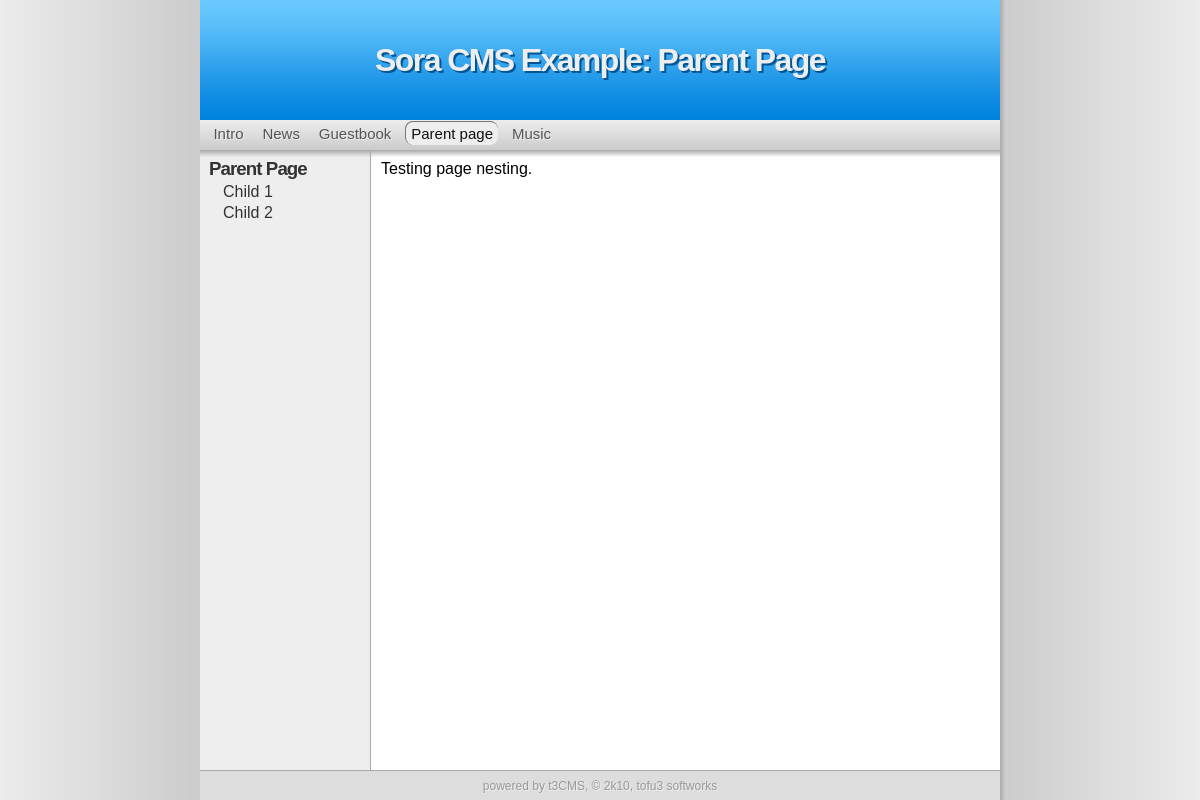
The page /?page=subs on the database its author committed.
### tables this page shows
CREATE TABLE "sora_settings" ("name" TEXT check(typeof("name") = 'text') , "type" INTEGER, "value" TEXT check(typeof("value") = 'text') , "id" INTEGER PRIMARY KEY  AUTOINCREMENT  NOT NULL );

CREATE TABLE "sora_pages" ("id" INTEGER PRIMARY KEY  NOT NULL ,"name" TEXT,"type" TEXT,"content" TEXT,"title" TEXT,"sub" TEXT DEFAULT _ , "special" INTEGER DEFAULT 0);

CREATE TABLE "sora_menus" ("id" INTEGER PRIMARY KEY  AUTOINCREMENT  NOT NULL , "menu" INTEGER NOT NULL  DEFAULT 0, "label" TEXT, "type" TEXT DEFAULT page, "link" TEXT, "sorting" INTEGER DEFAULT 0);

### inc/inc.settings.php (called while the page is built)
<?php
$_S['pageName'] = 't3cmsTestAlpha';
$_S['pageRoot'] = 'http://tofu3.ath.cx/t3cms/';
$_S['dbType'] = 'sqlite';
$_S['dbName'] = '';
$_S['dbPath'] = 'db/alpha.db';
$_S['dbUser'] = '';
$_S['dbPass'] = '';
$_S['dbPrfix'] = 'sora_';
$_S['dbConnectionString'] = $_S['dbType'].':'.$_S['dbPath'];
?>

### inc/inc.db.php (called while the page is built, shortened)
<?php
 $_DBp = $_S['dbPrfix'];
 try {
  $_DB = new PDO($_S['dbConnectionString'],$_S['dbUser'],$_S['dbPass']);
 }
 catch (Exception $e) {
	print '<pre>Database error.';
    print_r($e);
    print '</pre>';
	die();
 }
 function db_setting($name){
    global $_DB, $_DBp;
    $q = $_DB->query("SELECT value FROM {$_DBp}settings WHERE name='$name'");
    $r = $q->fetch();
    return $r[0];
 }
 function db_page($name) {
    global $_DB, $_DBp;
    $q = $_DB->query("SELECT * FROM {$_DBp}pages WHERE name='$name'");
    $r = $q->fetch();
    return $r;
 }
 function db_subpages($sub){
    global $_DB, $_DBp;
    foreach($_DB->query("SELECT * FROM {$_DBp}pages WHERE sub='$sub'") as $r){
        $o[] = $r;
    }
    return $o;
 }
 function db_titlefromname($name){
    global $_DB, $_DBp;
    $q = $_DB->query("SELECT title FROM {$_DBp}pages WHERE name='$name'");
    $r = $q->fetch();
    return $r[0];
 }
?>

### inc/inc.page.php (called while the page is built, shortened)
<?php
 include_once('inc/inc.db.php');
 function get_page($override = 0){
    if(!$override){
        $default = db_setting('default_page');
        @$page=$_GET['page']?$_GET['page']:$default;
    }
    else {
        $page = $override;
    }
    $pagedata = db_page($page);
    return array($pagedata['title'],$pagedata['type'],$pagedata['content'],$page,$pagedata['id'],$pagedata['sub']);
 }
?>

### inc/inc.debug.php (called while the page is built, shortened)
<?php
 function d_getdbasarray(){
    global $_DB,$_DBp;
    $d_inctables = array('settings','pt_guestbook','pages');
    $DBC = array();
    foreach ($d_inctables as $t){
        $i = 0;
        foreach ($_DB->query("SELECT * from {$_DBp}$t") as $r){
            $i++;
                foreach($r as $n=>$v)
                    if (!is_int($n))
                        $DBC[$t][$i][$n] = $v;
        }
    }
    return $DBC;
 }
?>

### inc/inc.build-functions.php (the view, shortened to what this page needs)
<?php
 function do_menu($id,$orient = 'vertical'){
    global $_DB,$_DBp;
    global $page_name;
    global $page_sub;
    foreach($_DB->query("SELECT label,type,link FROM {$_DBp}menus WHERE menu='$id' ORDER BY sorting") as $r){
        $linkname = $r['link'];
        $linkname=='./'?$linkname=db_setting('default_page'):0;
        $active = ($page_name==$linkname)||($page_sub==$linkname)?1:0;
        $menudata[] = array($r['label'],$r['type'],$r['link'],$active);
    }
    $m = build_menu($menudata,$orient);
    print $m;
 }
 function build_menu($data,$orient){
    global $url_style;
    foreach ($data as $item){
        $class = $item[3]?' class="active"':'';
        switch($item[1]){
            case 'page':
                if($url_style != 'pretty'){
                    $url = '?page='.$item[2];
                }
                else {
                    $url = './'.$item[2]; break;
                }
                break;
            case 'redir': $url = $item[2]; break;
        }
        if($orient == 'vertical'){
            $r .= '&nbsp;<a href="'.$url.'"'.$class.'>'.$item[0].'</a>&nbsp;';
        }
        else {
            $r .= '<a href="'.$url.'"'.$class.'>'.$item[0].'</a><br/>';
        }
    }
    return $r;
 }
 function do_submenu($orient = 'vertical'){
    global $page_name;
    global $page_sub;
    $sub=$page_sub=='_'?$page_name:$page_sub;
    $subpages = db_subpages($sub);
    foreach($subpages as $r){
        $active = $page_name==$r[1]?1:0;
        $menudata[] = array($r['title'],$r['name'],$active);
    }
    $m = build_submenu($menudata,$orient,$sub);
    print $m;
 }
 function build_submenu($data,$orient,$top){
    $title = db_titlefromname($top);
    $r = <<<END
      <td id="smenu">
      <h3><a href="?page=$top">$title</a></h3>
END;
    foreach($data as $subpage){
        $class = $subpage[2]?' class="active"':'';
        $r .= "   <a href=\"?page={$subpage[1]}\"$class>{$subpage[0]}</a>";
    }
    $r .= ' </td>';
    return $r;
 }
?>

### styles/default_h5c3img/header.php
  <table id="tcont" border="0" cellspacing="0" cellpadding="0">
   <tr>
    <td rowspan="4" id="tleft"><div id="shadow"></div></td>
    <td id="thead"><h1><?=$title.': '.$page_title?></h1></td>
    <td rowspan="4" id="tright"><div id="shadow"></div></td>
   </tr>
   <tr>
    <td id="tmenu"><div><?php do_menu(0) ?></div></td>
   </tr>
   <tr>
    <td>
     <table cellspacing="0" cellpadding="0" style="width:100%;height:100%">
      <tr>
<?php do_submenu() ?>
       <td id="tmain">

### pt/html/inc.php
<?php
 function do_page($content, $name){
    print $content;
 }
?>

### styles/default_h5c3img/css/default.css (style rules this page uses)
* { font-family: Sans-serif }
h1,h2,h3 { letter-spacing: -0.05em; margin:0px; }
#thead h1 { color: #eee; text-shadow: #005591 2px 2px }
h3 { color: #222; }
html,body { margin:0px; height:100% }
body { background-color: #ccc }
#tcont { width: 100%; height: 100% }
#thead { width: 800px; height: 120px; text-align: center; background: url('../img/top_bg.png') top left #0083de; }
#tleft { background: url('../img/left_bg.png') top right }
#tright { background: url('../img/right_bg.png') top left }
#shadow { height: 100%; width: 5px }
#tright #shadow { background: transparent }
#tleft #shadow { background: transparent }
#tmenu { height: 30px; background: #042 }
#tmain { vertical-align: top; background-color: #fff; padding: 10px; background: url('../img/cont_bg.png') top left #fff repeat-x }
#smenu { vertical-align: top; padding: 5px; background-color: #eee; width: 160px; border-right: 1px #aaa solid; background: url('../img/cont2_bg.png') top left #eee repeat-x }
#smenu a { text-decoration: none; color: #333; margin-left: 18px; display:block; margin-top: 3px; margin-bottom: 3px }
#smenu h3 a { margin-left: 4px }
a.active { text-decoration: underline!important }
#tmenu div { background: url('../img/menu_bg.png') top left #ddd repeat-x; height: 25px; padding-top: 5px; padding-left: 4px; padding-bottom:0px }
#tmenu a { padding: 3 5 3 5px; font-size: 15px; text-shadow: #eee 1px 1px; text-decoration: none; color: #555; }
#tmenu a.active { color: #111; text-decoration: none!important; background: #eee; -moz-border-radius: 8px; -webkit-border-radius: 8px; border-radius: 8px; border: 1px #777 solid; border-bottom: 0px; border-right: 0px; }

### rows shown on the page
sora_settings: value "Sora CMS Example"
sora_pages: title "Parent Page", content "Testing page nesting."
sora_menus: label "Intro"
sora_menus: label "News"
sora_menus: label "Guestbook"
sora_menus: label "Parent page"
sora_menus: label "Music"
sora_pages: title "Child 1"
sora_pages: title "Child 2"
